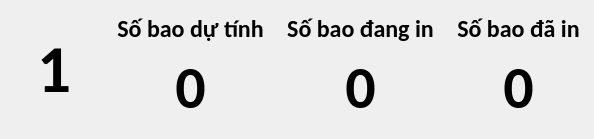
           <widget class="QWidget" name="PrinterHeader1" native="true">
            <property name="enabled">
             <bool>true</bool>
            </property>
            <property name="minimumSize">
             <size>
              <width>0</width>
              <height>0</height>
             </size>
            </property>
            <property name="maximumSize">
             <size>
              <width>16777215</width>
              <height>110</height>
             </size>
            </property>
            <property name="sizeIncrement">
             <size>
              <width>0</width>
              <height>0</height>
             </size>
            </property>
            <layout class="QHBoxLayout" name="horizontalLayout_3">
             <property name="spacing">
              <number>5</number>
             </property>
             <property name="leftMargin">
              <number>5</number>
             </property>
             <property name="topMargin">
              <number>5</number>
             </property>
             <property name="rightMargin">
              <number>5</number>
             </property>
             <property name="bottomMargin">
              <number>5</number>
             </property>
             <item>
              <widget class="QWidget" name="widget_4" native="true">
               <property name="maximumSize">
                <size>
                 <width>100</width>
                 <height>16777215</height>
                </size>
               </property>
               <layout class="QVBoxLayout" name="verticalLayout_6">
                <item>
                 <widget class="QPushButton" name="btnInfor1">
                  <property name="font">
                   <font>
                    <family>Calibri</family>
                    <pointsize>50</pointsize>
                    <weight>75</weight>
                    <bold>true</bold>
                   </font>
                  </property>
                  <property name="text">
                   <string>1</string>
                  </property>
                  <property name="flat">
                   <bool>true</bool>
                  </property>
                 </widget>
                </item>
               </layout>
              </widget>
             </item>
             <item>
              <widget class="QWidget" name="widget" native="true">
               <layout class="QVBoxLayout" name="verticalLayout_3">
                <item>
                 <widget class="QLabel" name="label_3">
                  <property name="font">
                   <font>
                    <family>Calibri</family>
                    <pointsize>18</pointsize>
                    <weight>75</weight>
                    <bold>true</bold>
                   </font>
                  </property>
                  <property name="text">
                   <string>Số bao dự tính</string>
                  </property>
                  <property name="alignment">
                   <set>Qt::AlignCenter</set>
                  </property>
                 </widget>
                </item>
                <item>
                 <widget class="QLabel" name="txtBaoDuTinh1_3">
                  <property name="font">
                   <font>
                    <family>Calibri</family>
                    <pointsize>45</pointsize>
                    <weight>75</weight>
                    <bold>true</bold>
                   </font>
                  </property>
                  <property name="text">
                   <string>0</string>
                  </property>
                  <property name="alignment">
                   <set>Qt::AlignCenter</set>
                  </property>
                  <property name="margin">
                   <number>0</number>
                  </property>
                 </widget>
                </item>
               </layout>
              </widget>
             </item>
             <item>
              <widget class="QWidget" name="widget_1" native="true">
               <layout class="QVBoxLayout" name="verticalLayout_4">
                <item>
                 <widget class="QLabel" name="label_2">
                  <property name="font">
                   <font>
                    <family>Calibri</family>
                    <pointsize>18</pointsize>
                    <weight>75</weight>
                    <bold>true</bold>
                   </font>
                  </property>
                  <property name="text">
                   <string>Số bao đang in</string>
                  </property>
                  <property name="alignment">
                   <set>Qt::AlignCenter</set>
                  </property>
                 </widget>
                </item>
                <item>
                 <widget class="QLabel" name="txtBao1">
                  <property name="font">
                   <font>
                    <family>Calibri</family>
                    <pointsize>45</pointsize>
                    <weight>75</weight>
                    <bold>true</bold>
                   </font>
                  </property>
                  <property name="text">
                   <string>0</string>
                  </property>
                  <property name="alignment">
                   <set>Qt::AlignCenter</set>
                  </property>
                  <property name="margin">
                   <number>0</number>
                  </property>
                 </widget>
                </item>
               </layout>
              </widget>
             </item>
             <item>
              <widget class="QWidget" name="widget_2" native="true">
               <layout class="QVBoxLayout" name="verticalLayout_5">
                <item>
                 <widget class="QLabel" name="label_4">
                  <property name="font">
                   <font>
                    <family>Calibri</family>
                    <pointsize>18</pointsize>
                    <weight>75</weight>
                    <bold>true</bold>
                   </font>
                  </property>
                  <property name="text">
                   <string>Số bao đã in</string>
                  </property>
                  <property name="alignment">
                   <set>Qt::AlignCenter</set>
                  </property>
                 </widget>
                </item>
                <item>
                 <widget class="QLabel" name="txtBaoDaIn1">
                  <property name="font">
                   <font>
                    <family>Calibri</family>
                    <pointsize>45</pointsize>
                    <weight>75</weight>
                    <bold>true</bold>
                   </font>
                  </property>
                  <property name="text">
                   <string>0</string>
                  </property>
                  <property name="alignment">
                   <set>Qt::AlignCenter</set>
                  </property>
                  <property name="margin">
                   <number>0</number>
                  </property>
                 </widget>
                </item>
               </layout>
              </widget>
             </item>
            </layout>
           </widget>
